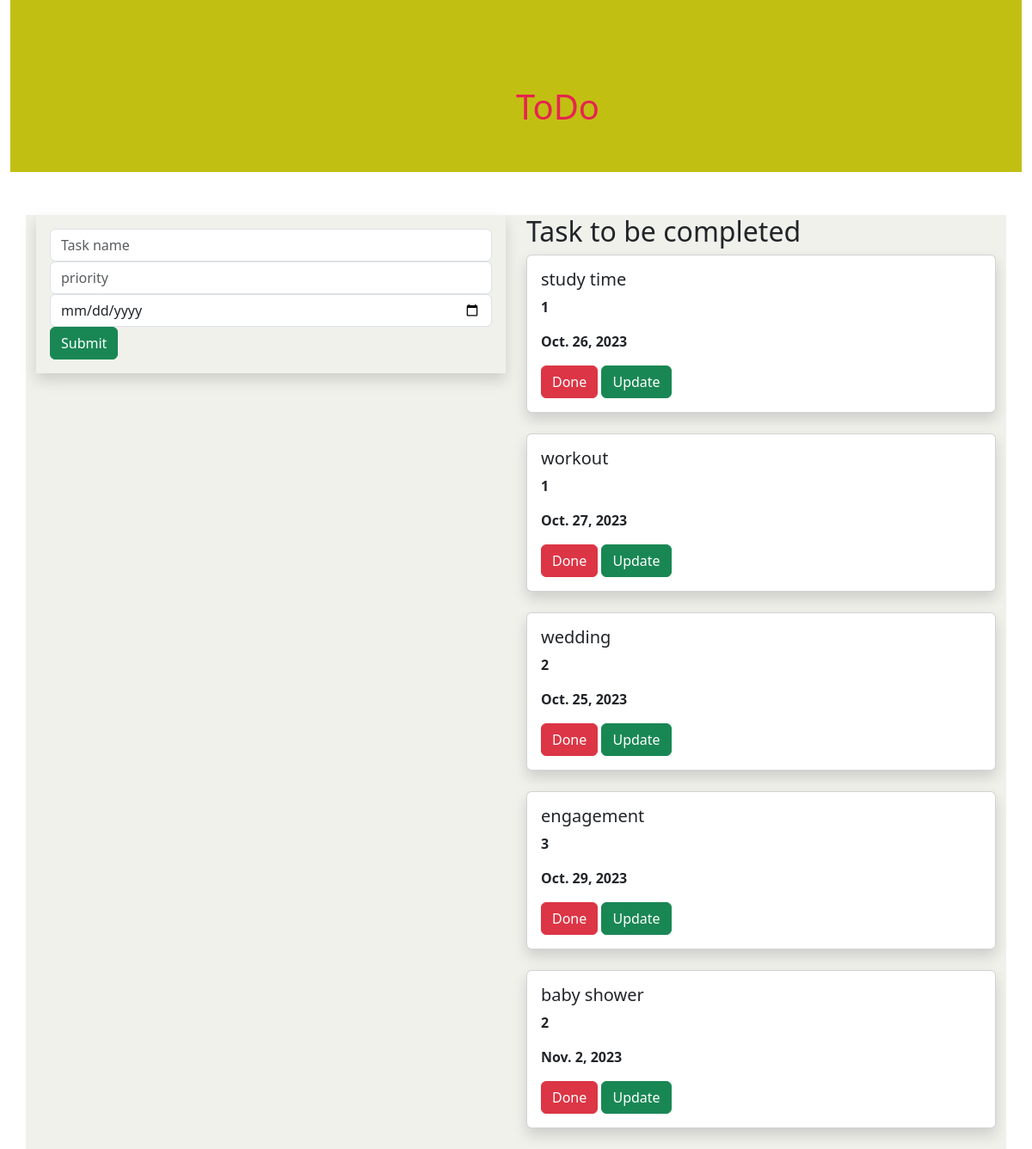
The page / on the database its author committed.
### todoapp/models.py (models this page shows, shortened)
class Task(models.Model):
    name = models.CharField(max_length=250)
    priority = models.IntegerField()
    date = models.DateField(default=timezone.now)

### todoapp/views.py (the view)
# urls.py: path('', views.add, name='add'),
def add(request):
    task1 = Task.objects.all()
    if request.method == 'POST':
        name = request.POST.get('name', '')
        priority = request.POST.get('priority', '')
        date = request.POST.get('date', '')
        task = Task(name=name, priority=priority, date=date)
        task.save()
    return render(request, 'home.html', {'task1': task1})

### templates/home.html (shortened to what this page needs)
{% extends 'base.html' %}
{% block body %}
<div class="container-fluid">
  <div class="row">
    <div class="col-md-12">
      <div class="banner">
        <div class="banner-text">
          <h1>ToDo</h1>
        </div>
      </div>
    </div>
  </div>
</div>
<div class="container">
  <div class="row">
    <div class="col-md-6">
      <form method="post" class="p-3 shadow">
        <div class="form-group">
          <input
            type="text"
            class="form-control"
            name="name"
            placeholder="Task name"
          />
        </div>
        <div class="form-group">
          <input
            type="text"
            class="form-control"
            name="priority"
            placeholder="priority"
          />
        </div>
        <div class="form-group">
          <input
            type="date"
            class="form-control"
            name="date"
            placeholder="Enter your date"
          />
        </div>
        <input type="submit" class="btn btn-success" />
      </form>
    </div>
      <div class="col-md-6">
        <h2> Task to be completed</h2>
        {% for i in task1 %}
        <div class="shadow card">
          <div class="card-body">
            <h5 class="card-title">{{i.name}}</h5>
            <p><b>{{i.priority}}</b></p>
            <p><b>{{i.date}}</b></p>
            <a class="btn btn-danger" href="{% url 'delete' i.id %}">Done</a>
            <a class="btn btn-success" href="{% url 'update' i.id %}">Update</a>
          </div>
        </div>
        <br />
        {% endfor %}
      </div>
  </div>
</div>
{% endblock %}

### templates/base.html (shortened to what this page needs)
{% load static %}
<!DOCTYPE html>
<html lang="en">
<head>
   <link href="https://cdn.jsdelivr.net/npm/bootstrap@5.3.2/dist/css/bootstrap.min.css" rel="stylesheet"
>
    <link rel="stylesheet" href="{% static 'style.css' %}">
</head>
<body>
{% block body %}
{% endblock %}
</body>
</html>

### static/style.css (style rules this page uses)
.container { background-color: #f1f1ec; }
.banner { background-color: #c2bf13; width: 100%; height: 200px; margin-bottom: 50px; position: relative; }
.banner-text { position: absolute; top: 50%; left: 50%; transform: transform; color: rgb(230, 36, 78); }

### rows shown on the page
Task: name "study time", priority "1", date "Oct. 26, 2023"
Task: name "workout", priority "1", date "Oct. 27, 2023"
Task: name "wedding", priority "2", date "Oct. 25, 2023"
Task: name "engagement", priority "3", date "Oct. 29, 2023"
Task: name "baby shower", priority "2", date "Nov. 2, 2023"
